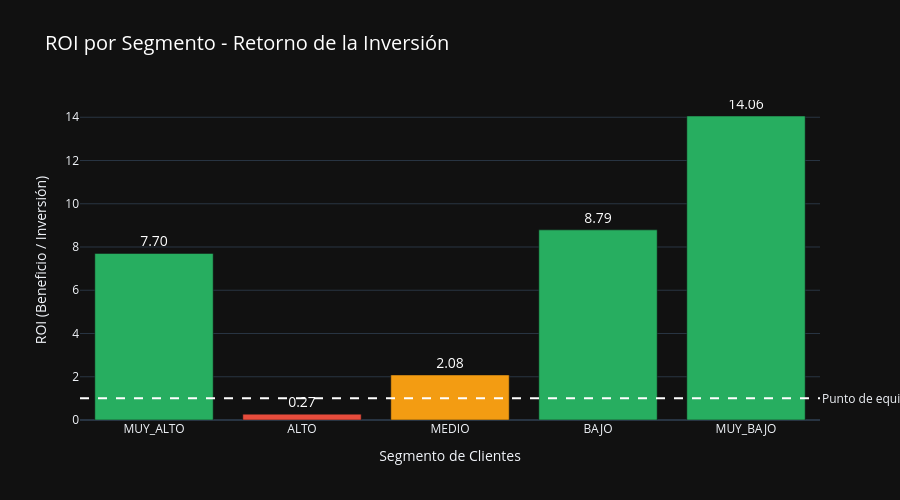

This figure's notebook cell:
### Code cell
# ══════════════════════════════════════════════════════════════
# GRÁFICO 1: ROI por Segmento
# ══════════════════════════════════════════════════════════════

fig1 = go.Figure()

# Colores según ROI
colores = ['#27ae60' if r >= 3 else '#f39c12' if r >= 1 else '#e74c3c' for r in df_roi['ROI']]

fig1.add_trace(go.Bar(
    x=df_roi['Segmento'],
    y=df_roi['ROI'],
    marker_color=colores,
    text=[f"{v:.2f}" for v in df_roi['ROI']],
    textposition='outside',
    textfont=dict(size=14, color='white'),
    hovertemplate='<b>%{x}</b><br>ROI: %{y:.2f}<br>(%{y:.0%})<extra></extra>'
))

fig1.add_hline(y=1, line_dash='dash', line_color='white', line_width=2,
               annotation_text='Punto de equilibrio (ROI=1)', annotation_position='right')

fig1.update_layout(
    title=dict(
        text='ROI por Segmento - Retorno de la Inversión',
        font=dict(size=20, color='white')
    ),
    xaxis_title='Segmento de Clientes',
    yaxis_title='ROI (Beneficio / Inversión)',
    template='plotly_dark',
    height=500,
    showlegend=False,
    font=dict(size=12)
)

fig1.show()

print("📊 Interpretación: Un ROI de 5.0 significa que por cada 1€ invertido, ganamos 5€ de beneficio.")

### Figure 1 — Plotly figure (JSON) as saved in the notebook; plotly's stock layout.template omitted (floating-point values rounded to 4 significant figures)
{"data": [{"hovertemplate": "<b>%{x}</b><br>ROI: %{y:.2f}<br>(%{y:.0%})<extra></extra>", "marker": {"color": ["#27ae60", "#e74c3c", "#f39c12", "#27ae60", "#27ae60"]}, "text": ["7.70", "0.27", "2.08", "8.79", "14.06"], "textfont": {"color": "white", "size": 14}, "textposition": "outside", "type": "bar", "x": ["MUY_ALTO", "ALTO", "MEDIO", "BAJO", "MUY_BAJO"], "y": [7.704, 0.2709, 2.083, 8.792, 14.06]}], "layout": {"annotations": [{"showarrow": false, "text": "Punto de equilibrio (ROI=1)", "x": 1, "xanchor": "left", "xref": "x domain", "y": 1, "yanchor": "middle", "yref": "y"}], "font": {"size": 12}, "height": 500, "shapes": [{"line": {"color": "white", "dash": "dash", "width": 2}, "type": "line", "x0": 0, "x1": 1, "xref": "x domain", "y0": 1, "y1": 1, "yref": "y"}], "showlegend": false, "title": {"font": {"color": "white", "size": 20}, "text": "ROI por Segmento - Retorno de la Inversión"}, "xaxis": {"title": {"text": "Segmento de Clientes"}}, "yaxis": {"title": {"text": "ROI (Beneficio / Inversión)"}}}}
